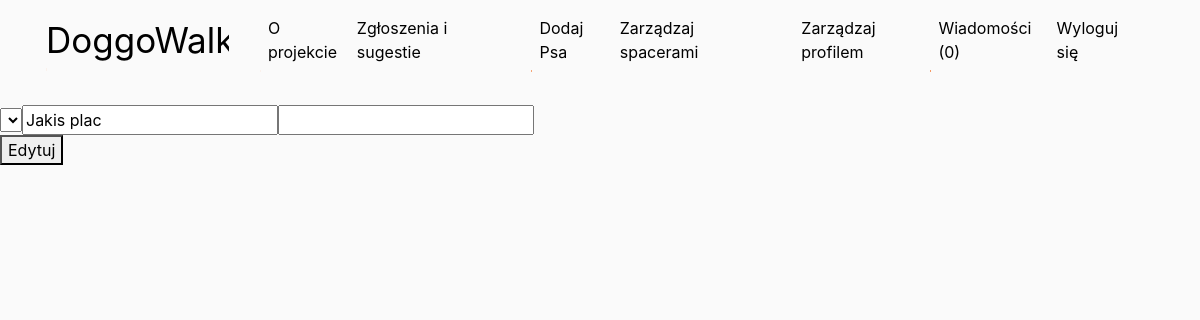
Page /admin/editspot.php?edit=Jakis plac (signed in) on the earlier database version.
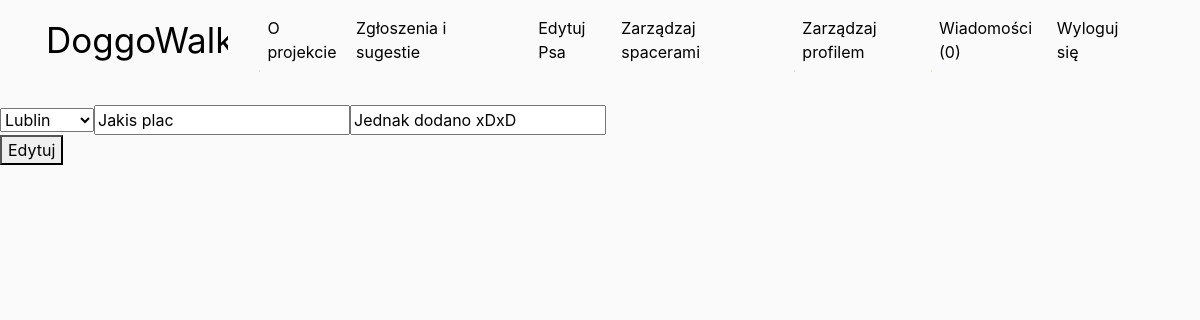
Same page on the later database version.
### tables this page shows
CREATE TABLE `city` (
  `id` int(10) NOT NULL,
  `name` varchar(30) NOT NULL,
  `description` varchar(3000) DEFAULT NULL,
  `id_voivodship` int(10) NOT NULL,
  `deleted` tinyint(1) NOT NULL DEFAULT 0
);

CREATE TABLE `spot` (
  `id` int(10) NOT NULL,
  `name` varchar(30) NOT NULL,
  `id_city` int(10) NOT NULL,
  `description` varchar(3000) DEFAULT NULL,
  `deleted` tinyint(1) NOT NULL DEFAULT 1
);

### includes/functions.inc.php (called while the page is built, shortened)
<?php
if(file_exists(stream_resolve_include_path('../config.php'))) {
    require_once('../config.php');
}
function baseUrl() {
    global $CONFIG;
    return $CONFIG->base_url;
}
function hasDog($conn,$id)
{
    $sql = "SELECT * FROM dog WHERE id_user = ?;";
    $stmt = mysqli_stmt_init($conn);
    if(!mysqli_stmt_prepare($stmt,$sql))
    {
        header("location: ". baseUrl() ."/views/contents/signup.php?error=stmtfailed");
        exit();
    }
    mysqli_stmt_bind_param($stmt, "s",$id);
    mysqli_stmt_execute($stmt);
    $resultData = mysqli_stmt_get_result($stmt);
    $row=mysqli_num_rows($resultData);
    return $row > 0;
}

### config.php (called while the page is built, shortened)
<?php
$CONFIG = new stdClass();
$CONFIG->base_url = "http://localhost/moodle/inzynierka";

### admin/editspot.php (the view, shortened to what the changed rows need)
<?php require_once '../views/containers/header.php'; ?>
<?php require_once '../views/containers/menu.php'; ?>
<?php
require_once 'includes/dbh.inc.php';
?>
<form action="includes/editspot.inc.php" method="post">
<?php
if(isset($_GET["edit"])) {
    $nazwa = ($_GET["edit"]);
    $sql="Select id,id_city,description From spot Where name= ?;";
    $stmt = mysqli_stmt_init($conn);
    if(!mysqli_stmt_prepare($stmt,$sql))
    {
        header("location: ../managespots.php?error=stmtfailed");
        exit();
    }
    mysqli_stmt_bind_param($stmt, "s",$nazwa);
    mysqli_stmt_execute($stmt);
    $resultData = mysqli_stmt_get_result($stmt);
    $rowid = mysqli_fetch_array($resultData);
    $id=$rowid['id_city'];
    $sql2="SELECT city.name From city Inner Join spot ON spot.id_city=city.id where spot.id_city=?;";
    $stmt2 = mysqli_stmt_init($conn);
    if(!mysqli_stmt_prepare($stmt2,$sql2))
    {
        header("location: ../managespots.php?error=stmtfailed");
        exit();
    }
    mysqli_stmt_bind_param($stmt2, "s",$id);
    mysqli_stmt_execute($stmt2);
    $resultData2 = mysqli_stmt_get_result($stmt2);
    $rowcity = mysqli_fetch_array($resultData2);
    $city = $rowcity['name'];
    echo '<select name ="city">'.'<option>'.$city.'</option>';
    echo '</select>';
        echo '<input type = "text" name="name" value="'.$nazwa.'">';
    $description = $rowid['description'];
    echo '<input type = "text" name="description" value="'.$description.'">';
        echo '<br >';
}
?>
    <button type = "submit" name ="submit">Edytuj</button>
</form>
<?php require_once '../views/containers/footer.php'; ?>

### views/containers/menu.php (shortened to what the changed rows need)
<nav class="navbar sticky-top navbar-expand-lg navbar-dark">
    <div class="collapse navbar-collapse" id="navbarNav">
    <div class="navbar-nav">
        <?php
        if (isset($_SESSION["useruid"])) {
            echo "<div class='dogs'>";
            if(hasDog($conn, $_SESSION["userid"])) {
                echo "<div class='nav-item'>";
                    echo "<a class='nav-link' href='". baseUrl() ."/views/contents/editdog.php'>Edytuj Psa</a>";
                echo "</div>";
            } else {
                echo "<div class='nav-item'>";
                    echo "<a class='nav-link' href='". baseUrl() ."/views/contents/adddog.php'>Dodaj Psa</a>";
                echo "</div>";
            }
            echo "</div>";
        }
    ?>
</nav>

Differences in the rows shown:
added city: city "Lublin"
added spot: description "Jednak dodano xDxD"
Other differences:
text no longer shown: "Dodaj Psa"
text now shown: "Edytuj Psa"
